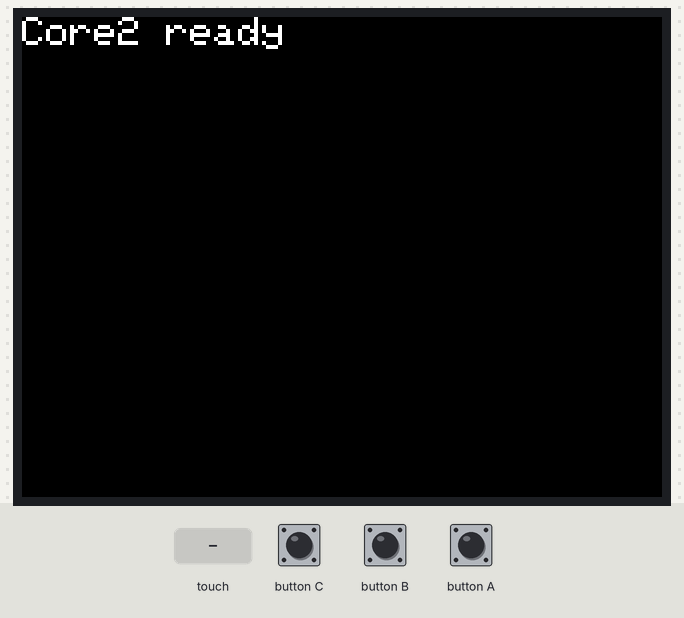
A sketch run on a simulated ESP32. On the bench: 320×240 colour display. The inputs (shaded band) are chosen by the test bench.

Above: at 1.3 s.
1.4 s: touch panel pressed at 13 % / 10 % of its raw x / y range
At 2.0 s:
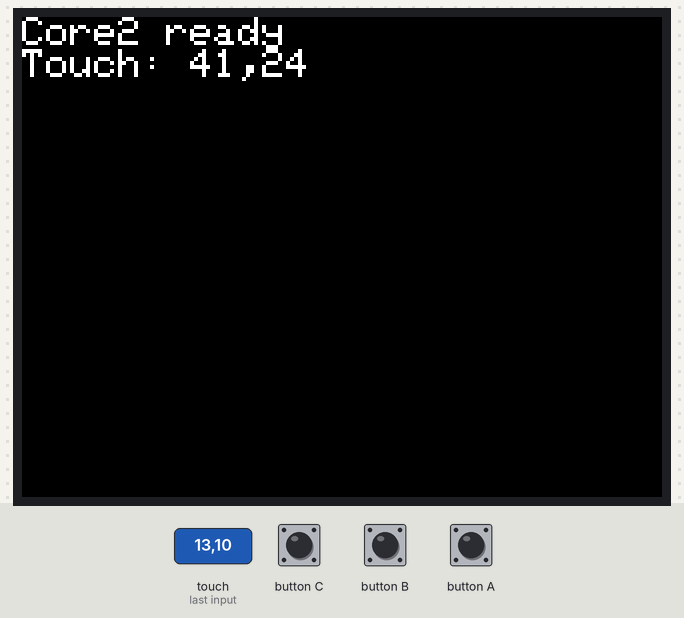
2.9 s: touch panel pressed at 38 % / 10 % of its raw x / y range
At 3.2 s:
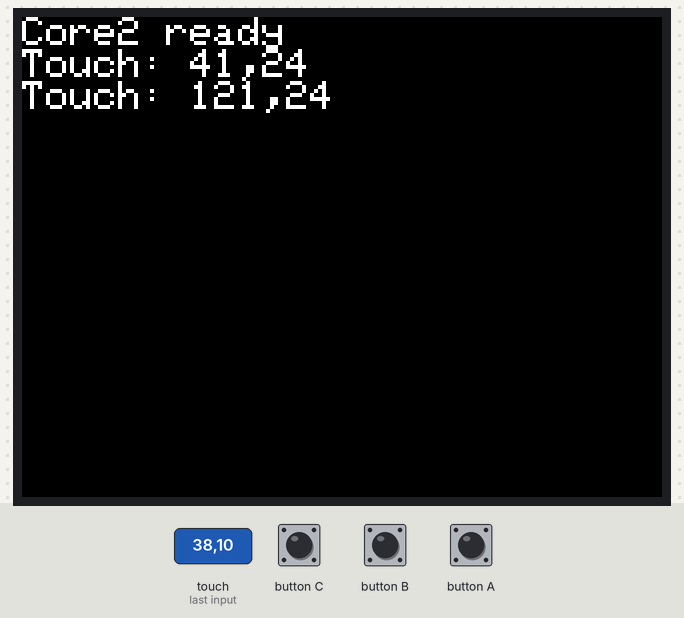
Timing chart, 0 to 5.9 s (numbered marks = the images above; inputs shaded):
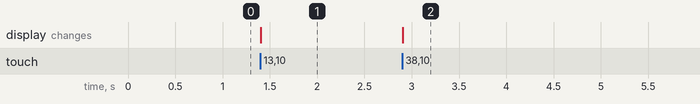

Measured:
- after the input at 1.4 s, the display: changes at once (image 1)
- after the input at 2.9 s, the display: changes at once (image 2)

The sketch:

sketch.ino
```cpp
#include <M5Unified.h>

void setup() {
  auto cfg = M5.config();
  M5.begin(cfg);

  M5.Display.setRotation(1);
  M5.Display.setTextSize(2);
  M5.Display.println("Core2 ready");
}

void loop() {
  M5.update();   // call every loop iteration; drives touch/button state

  auto t = M5.Touch.getDetail();
  if (t.wasPressed()) {
    M5.Display.printf("Touch: %d,%d\n", t.x, t.y);
  }
}
```
